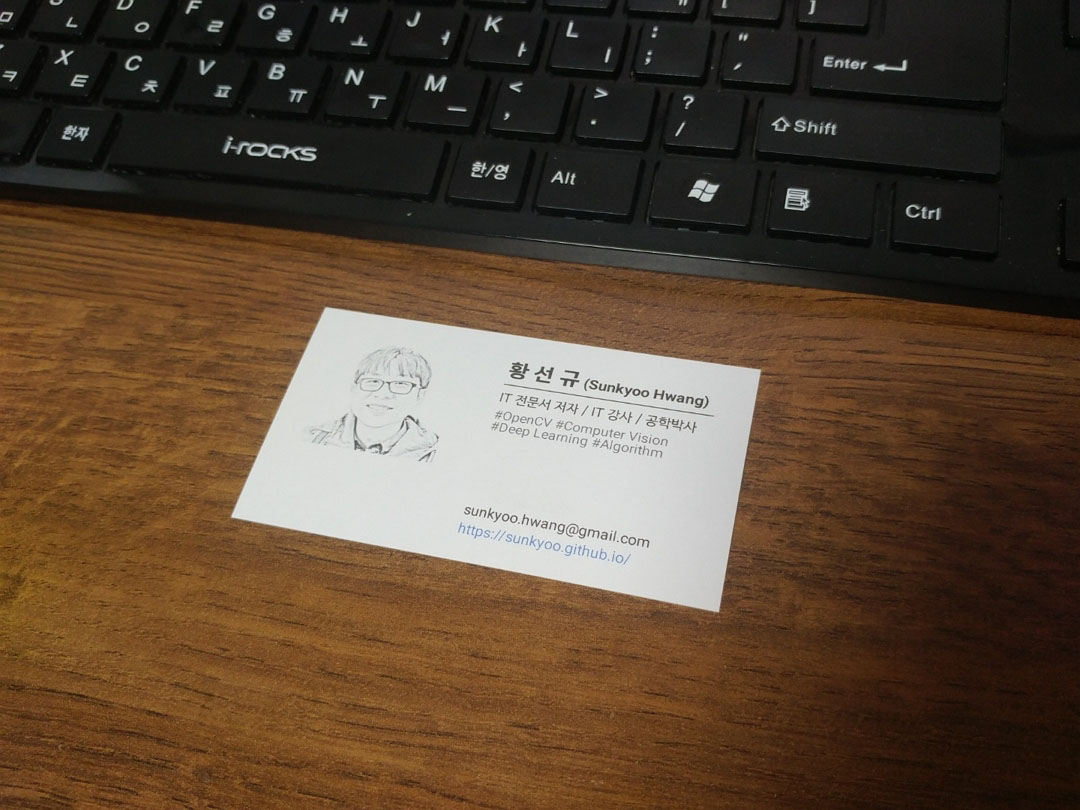
#> input picture opencv/images/namecard1.jpg, 1080 x 810 px
$ python day01_06.py
#> lines starting #> are read from the running program, lines starting #| are printed output that depends on the picture; after the words box and inside, x2 and y2 are one past the last pixel; in counts of white or black regions, pixels touching at a corner belong together
import cv2
src = cv2.imread('../images/namecard1.jpg', cv2.IMREAD_GRAYSCALE)
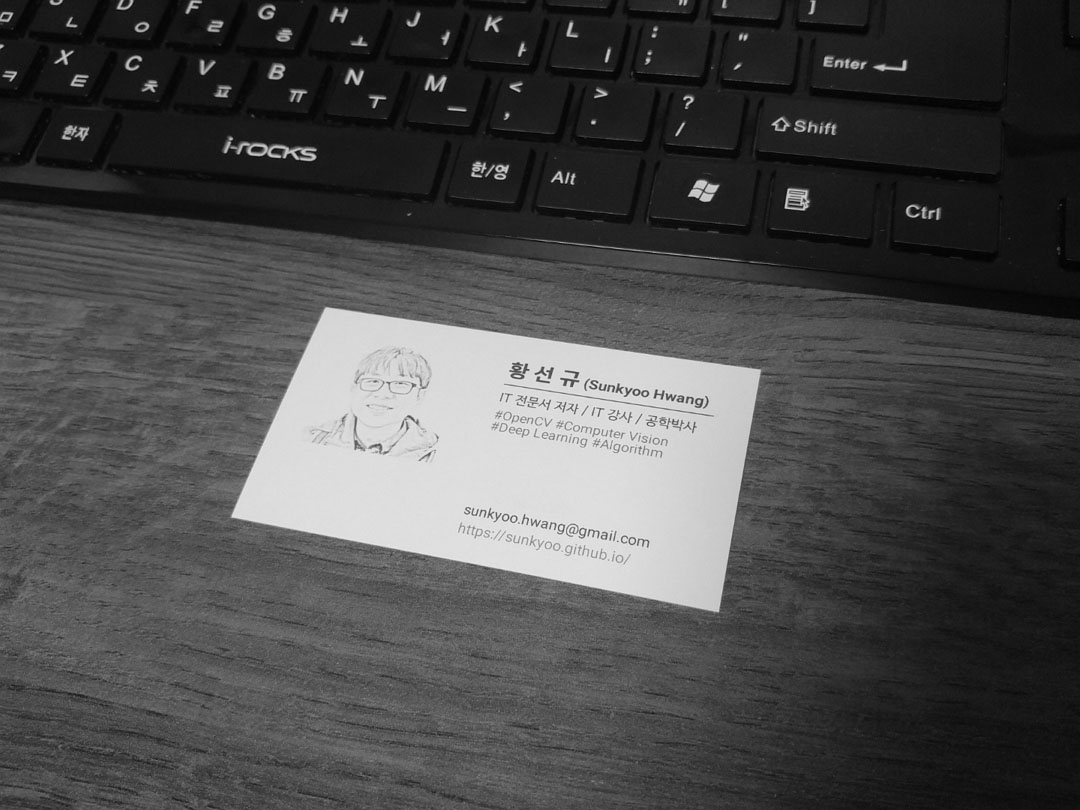
#> src: shape (810, 1080); min 0, max 253, mean 74.9
th, src_bin = cv2.threshold(src, 0, 255,cv2.THRESH_BINARY)
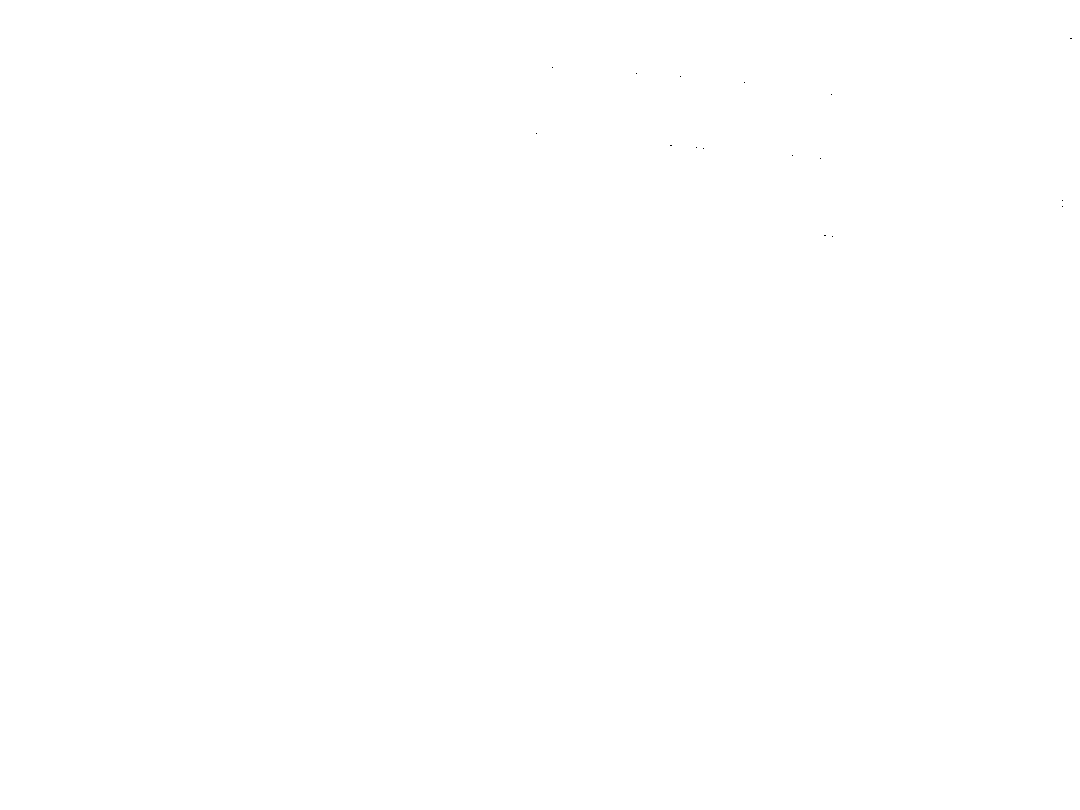
#> src_bin: shape (810, 1080); 100% white; black in thin lines or dots, all inside (x1, y1, x2, y2) = (536, 38, 1072, 237)
cv2.imshow('src', src)
cv2.imshow('dst', src)
cv2.waitKey()
cv2.destroyAllWindows()

$ run again, with opencv/images/namecard3.jpg copied over opencv/images/namecard1.jpg
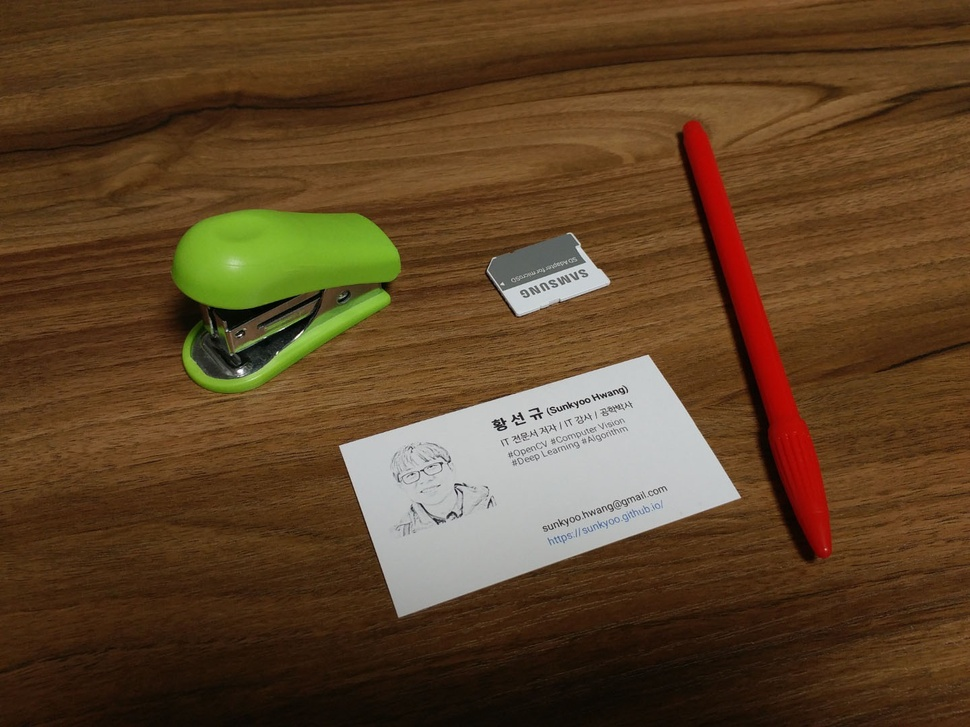
#> input picture opencv/images/namecard3.jpg, 970 x 727 px, shrunk from 1440 x 1080 before the run
#> `src = cv2.imread('../images/namecard1.jpg', cv2.IMREAD_GRAYSCALE)`:
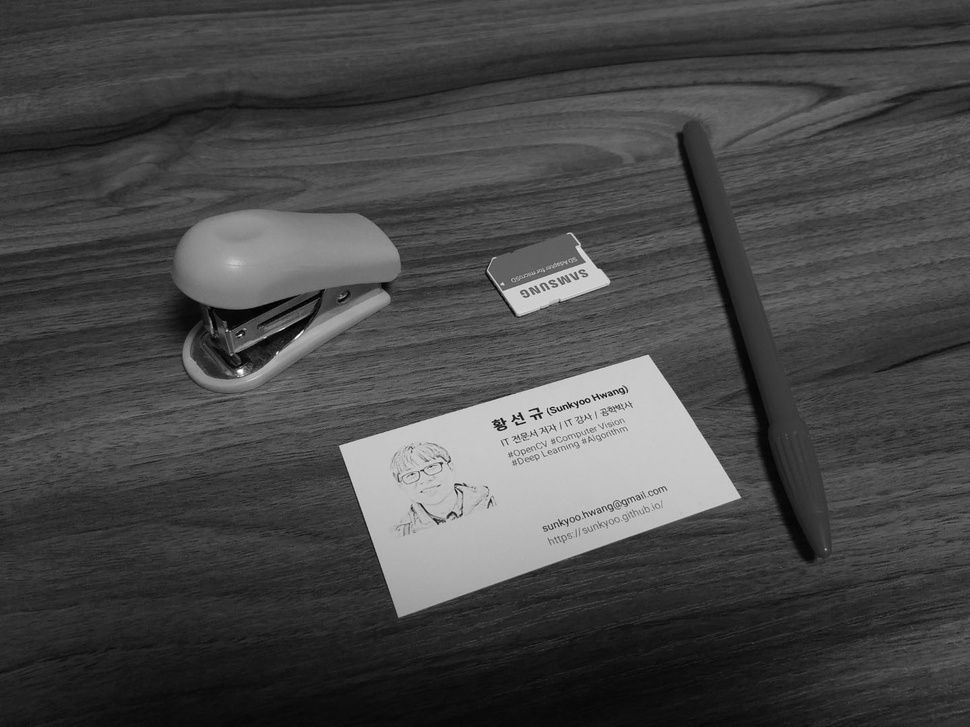
#> src: shape (727, 970); min 0, max 255, mean 72.3
#> src_bin: shape (727, 970); 100% white; black in thin lines or dots, all inside (x1, y1, x2, y2) = (213, 290, 342, 354)

$ run again, with opencv/images/cat.bmp saved as opencv/images/namecard1.jpg
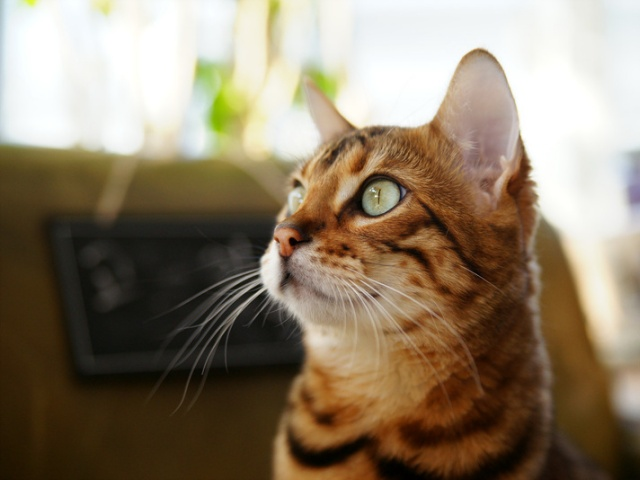
#> input picture opencv/images/cat.bmp, 640 x 480 px
#> `src = cv2.imread('../images/namecard1.jpg', cv2.IMREAD_GRAYSCALE)`:
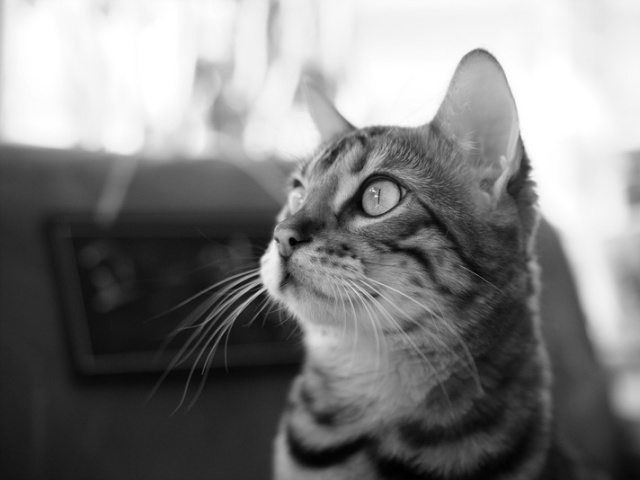
#> src: shape (480, 640); min 0, max 255, mean 127.8
#> src_bin: shape (480, 640); 100% white; black in thin lines or dots, all inside (x1, y1, x2, y2) = (301, 241, 423, 480)
